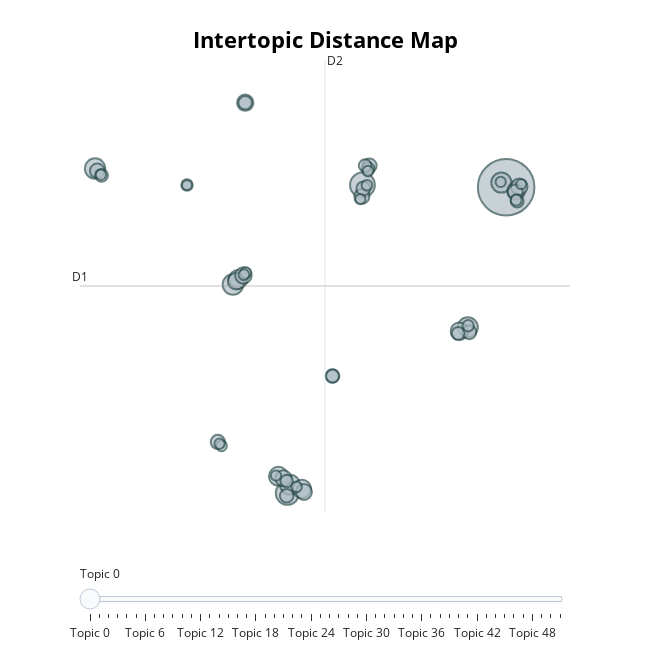

Notebook code for this chart:
### Code cell
topic_model.visualize_topics()

### Figure 1 — Plotly figure (JSON) as saved in the notebook; plotly's stock layout.template omitted (floating-point values rounded to 4 significant figures; data arrays with more than 128 entries replaced by an {"elided": "..."} marker saying what was removed)
{"data": [{"customdata": {"elided": "52x3 mixed values"}, "hovertemplate": "<b>Topic %{customdata[0]}</b><br>Words: %{customdata[1]}<br>Size: %{customdata[2]}", "legendgroup": "", "marker": {"color": "#B0BEC5", "line": {"color": "DarkSlateGrey", "width": 2}, "size": [364, 70, 61, 48, 47, 46, 46, 45, 41, 40, 38, 36, 35, 32, 31, 31, 30, 29, 29, 26, 25, 24, 23, 23, 22, 22, 21, 21, 21, 19, 19, 19, 19, 19, 18, 18, 15, 15, 14, 14, 13, 13, 13, 13, 13, 12, 12, 12, 12, 12, 11, 11], "sizemode": "area", "sizeref": 0.2275, "symbol": "circle"}, "mode": "markers", "name": "", "orientation": "v", "showlegend": false, "type": "scatter", "x": [18.68, 10.04, 5.524, 2.248, -6.044, 16.37, 18.39, 5.678, 4.983, 2.567, 6.396, 19.27, 15.87, 2.442, 19.46, 2.876, 2.986, 5.283, 6.519, 10.0, 19.23, -5.916, 1.34, 10.46, 10.09, 16.46, 5.481, 8.235, 2.985, 8.235, -5.658, 10.37, 15.8, 19.34, 10.2, 5.482, -0.5155, 16.39, 3.02, 19.28, 10.31, 1.56, 2.903, 10.37, 6.074, 4.835, 1.441, -5.692, 18.35, 9.909, -0.5159, 19.58], "xaxis": "x", "y": [11.38, 11.51, -6.008, 5.854, 12.44, 3.423, 11.64, -5.519, -5.047, 6.151, -5.766, 11.17, 3.196, 6.042, 11.41, 6.369, 16.18, -5.158, -5.932, 10.86, 11.11, 12.31, -3.092, 12.61, 11.31, 3.143, -6.15, 0.6522, 16.18, 0.6521, 12.06, 12.43, 3.077, 10.6, 12.61, -5.315, 11.5, 3.51, 6.518, 10.66, 11.49, -3.313, 6.411, 12.3, -5.64, -5.001, -3.194, 12.09, 11.68, 10.7, 11.5, 11.55], "yaxis": "y"}], "layout": {"annotations": [{"showarrow": false, "text": "D1", "x": -6.951, "y": 5.768, "yshift": 10}, {"showarrow": false, "text": "D2", "x": 7.784, "xshift": 10, "y": 18.61}], "height": 650, "hoverlabel": {"bgcolor": "white", "font": {"family": "Rockwell", "size": 16}}, "legend": {"itemsizing": "constant", "tracegroupgap": 0}, "margin": {"t": 60}, "shapes": [{"line": {"color": "#CFD8DC", "width": 2}, "type": "line", "x0": 7.784, "x1": 7.784, "y0": -7.073, "y1": 18.61}, {"line": {"color": "#9E9E9E", "width": 2}, "type": "line", "x0": -6.951, "x1": 22.52, "y0": 5.768, "y1": 5.768}], "sliders": [{"active": 0, "pad": {"t": 50}, "steps": [{"args": [{"marker.color": [["red", "#B0BEC5", "#B0BEC5", "#B0BEC5", "#B0BEC5", "#B0BEC5", "#B0BEC5", "#B0BEC5", "#B0BEC5", "#B0BEC5", "#B0BEC5", "#B0BEC5", "#B0BEC5", "#B0BEC5", "#B0BEC5", "#B0BEC5", "#B0BEC5", "#B0BEC5", "#B0BEC5", "#B0BEC5", "#B0BEC5", "#B0BEC5", "#B0BEC5", "#B0BEC5", "#B0BEC5", "#B0BEC5", "#B0BEC5", "#B0BEC5", "#B0BEC5", "#B0BEC5", "#B0BEC5", "#B0BEC5", "#B0BEC5", "#B0BEC5", "#B0BEC5", "#B0BEC5", "#B0BEC5", "#B0BEC5", "#B0BEC5", "#B0BEC5", "#B0BEC5", "#B0BEC5", "#B0BEC5", "#B0BEC5", "#B0BEC5", "#B0BEC5", "#B0BEC5", "#B0BEC5", "#B0BEC5", "#B0BEC5", "#B0BEC5", "#B0BEC5"]]}], "label": "Topic 0", "method": "update"}, {"args": [{"marker.color": [["#B0BEC5", "red", "#B0BEC5", "#B0BEC5", "#B0BEC5", "#B0BEC5", "#B0BEC5", "#B0BEC5", "#B0BEC5", "#B0BEC5", "#B0BEC5", "#B0BEC5", "#B0BEC5", "#B0BEC5", "#B0BEC5", "#B0BEC5", "#B0BEC5", "#B0BEC5", "#B0BEC5", "#B0BEC5", "#B0BEC5", "#B0BEC5", "#B0BEC5", "#B0BEC5", "#B0BEC5", "#B0BEC5", "#B0BEC5", "#B0BEC5", "#B0BEC5", "#B0BEC5", "#B0BEC5", "#B0BEC5", "#B0BEC5", "#B0BEC5", "#B0BEC5", "#B0BEC5", "#B0BEC5", "#B0BEC5", "#B0BEC5", "#B0BEC5", "#B0BEC5", "#B0BEC5", "#B0BEC5", "#B0BEC5", "#B0BEC5", "#B0BEC5", "#B0BEC5", "#B0BEC5", "#B0BEC5", "#B0BEC5", "#B0BEC5", "#B0BEC5"]]}], "label": "Topic 1", "method": "update"}, {"args": [{"marker.color": [["#B0BEC5", "#B0BEC5", "red", "#B0BEC5", "#B0BEC5", "#B0BEC5", "#B0BEC5", "#B0BEC5", "#B0BEC5", "#B0BEC5", "#B0BEC5", "#B0BEC5", "#B0BEC5", "#B0BEC5", "#B0BEC5", "#B0BEC5", "#B0BEC5", "#B0BEC5", "#B0BEC5", "#B0BEC5", "#B0BEC5", "#B0BEC5", "#B0BEC5", "#B0BEC5", "#B0BEC5", "#B0BEC5", "#B0BEC5", "#B0BEC5", "#B0BEC5", "#B0BEC5", "#B0BEC5", "#B0BEC5", "#B0BEC5", "#B0BEC5", "#B0BEC5", "#B0BEC5", "#B0BEC5", "#B0BEC5", "#B0BEC5", "#B0BEC5", "#B0BEC5", "#B0BEC5", "#B0BEC5", "#B0BEC5", "#B0BEC5", "#B0BEC5", "#B0BEC5", "#B0BEC5", "#B0BEC5", "#B0BEC5", "#B0BEC5", "#B0BEC5"]]}], "label": "Topic 2", "method": "update"}, {"args": [{"marker.color": [["#B0BEC5", "#B0BEC5", "#B0BEC5", "red", "#B0BEC5", "#B0BEC5", "#B0BEC5", "#B0BEC5", "#B0BEC5", "#B0BEC5", "#B0BEC5", "#B0BEC5", "#B0BEC5", "#B0BEC5", "#B0BEC5", "#B0BEC5", "#B0BEC5", "#B0BEC5", "#B0BEC5", "#B0BEC5", "#B0BEC5", "#B0BEC5", "#B0BEC5", "#B0BEC5", "#B0BEC5", "#B0BEC5", "#B0BEC5", "#B0BEC5", "#B0BEC5", "#B0BEC5", "#B0BEC5", "#B0BEC5", "#B0BEC5", "#B0BEC5", "#B0BEC5", "#B0BEC5", "#B0BEC5", "#B0BEC5", "#B0BEC5", "#B0BEC5", "#B0BEC5", "#B0BEC5", "#B0BEC5", "#B0BEC5", "#B0BEC5", "#B0BEC5", "#B0BEC5", "#B0BEC5", "#B0BEC5", "#B0BEC5", "#B0BEC5", "#B0BEC5"]]}], "label": "Topic 3", "method": "update"}, {"args": [{"marker.color": [["#B0BEC5", "#B0BEC5", "#B0BEC5", "#B0BEC5", "red", "#B0BEC5", "#B0BEC5", "#B0BEC5", "#B0BEC5", "#B0BEC5", "#B0BEC5", "#B0BEC5", "#B0BEC5", "#B0BEC5", "#B0BEC5", "#B0BEC5", "#B0BEC5", "#B0BEC5", "#B0BEC5", "#B0BEC5", "#B0BEC5", "#B0BEC5", "#B0BEC5", "#B0BEC5", "#B0BEC5", "#B0BEC5", "#B0BEC5", "#B0BEC5", "#B0BEC5", "#B0BEC5", "#B0BEC5", "#B0BEC5", "#B0BEC5", "#B0BEC5", "#B0BEC5", "#B0BEC5", "#B0BEC5", "#B0BEC5", "#B0BEC5", "#B0BEC5", "#B0BEC5", "#B0BEC5", "#B0BEC5", "#B0BEC5", "#B0BEC5", "#B0BEC5", "#B0BEC5", "#B0BEC5", "#B0BEC5", "#B0BEC5", "#B0BEC5", "#B0BEC5"]]}], "label": "Topic 4", "method": "update"}, {"args": [{"marker.color": [["#B0BEC5", "#B0BEC5", "#B0BEC5", "#B0BEC5", "#B0BEC5", "red", "#B0BEC5", "#B0BEC5", "#B0BEC5", "#B0BEC5", "#B0BEC5", "#B0BEC5", "#B0BEC5", "#B0BEC5", "#B0BEC5", "#B0BEC5", "#B0BEC5", "#B0BEC5", "#B0BEC5", "#B0BEC5", "#B0BEC5", "#B0BEC5", "#B0BEC5", "#B0BEC5", "#B0BEC5", "#B0BEC5", "#B0BEC5", "#B0BEC5", "#B0BEC5", "#B0BEC5", "#B0BEC5", "#B0BEC5", "#B0BEC5", "#B0BEC5", "#B0BEC5", "#B0BEC5", "#B0BEC5", "#B0BEC5", "#B0BEC5", "#B0BEC5", "#B0BEC5", "#B0BEC5", "#B0BEC5", "#B0BEC5", "#B0BEC5", "#B0BEC5", "#B0BEC5", "#B0BEC5", "#B0BEC5", "#B0BEC5", "#B0BEC5", "#B0BEC5"]]}], "label": "Topic 5", "method": "update"}, {"args": [{"marker.color": [["#B0BEC5", "#B0BEC5", "#B0BEC5", "#B0BEC5", "#B0BEC5", "#B0BEC5", "red", "#B0BEC5", "#B0BEC5", "#B0BEC5", "#B0BEC5", "#B0BEC5", "#B0BEC5", "#B0BEC5", "#B0BEC5", "#B0BEC5", "#B0BEC5", "#B0BEC5", "#B0BEC5", "#B0BEC5", "#B0BEC5", "#B0BEC5", "#B0BEC5", "#B0BEC5", "#B0BEC5", "#B0BEC5", "#B0BEC5", "#B0BEC5", "#B0BEC5", "#B0BEC5", "#B0BEC5", "#B0BEC5", "#B0BEC5", "#B0BEC5", "#B0BEC5", "#B0BEC5", "#B0BEC5", "#B0BEC5", "#B0BEC5", "#B0BEC5", "#B0BEC5", "#B0BEC5", "#B0BEC5", "#B0BEC5", "#B0BEC5", "#B0BEC5", "#B0BEC5", "#B0BEC5", "#B0BEC5", "#B0BEC5", "#B0BEC5", "#B0BEC5"]]}], "label": "Topic 6", "method": "update"}, {"args": [{"marker.color": [["#B0BEC5", "#B0BEC5", "#B0BEC5", "#B0BEC5", "#B0BEC5", "#B0BEC5", "#B0BEC5", "red", "#B0BEC5", "#B0BEC5", "#B0BEC5", "#B0BEC5", "#B0BEC5", "#B0BEC5", "#B0BEC5", "#B0BEC5", "#B0BEC5", "#B0BEC5", "#B0BEC5", "#B0BEC5", "#B0BEC5", "#B0BEC5", "#B0BEC5", "#B0BEC5", "#B0BEC5", "#B0BEC5", "#B0BEC5", "#B0BEC5", "#B0BEC5", "#B0BEC5", "#B0BEC5", "#B0BEC5", "#B0BEC5", "#B0BEC5", "#B0BEC5", "#B0BEC5", "#B0BEC5", "#B0BEC5", "#B0BEC5", "#B0BEC5", "#B0BEC5", "#B0BEC5", "#B0BEC5", "#B0BEC5", "#B0BEC5", "#B0BEC5", "#B0BEC5", "#B0BEC5", "#B0BEC5", "#B0BEC5", "#B0BEC5", "#B0BEC5"]]}], "label": "Topic 7", "method": "update"}, {"args": [{"marker.color": [["#B0BEC5", "#B0BEC5", "#B0BEC5", "#B0BEC5", "#B0BEC5", "#B0BEC5", "#B0BEC5", "#B0BEC5", "red", "#B0BEC5", "#B0BEC5", "#B0BEC5", "#B0BEC5", "#B0BEC5", "#B0BEC5", "#B0BEC5", "#B0BEC5", "#B0BEC5", "#B0BEC5", "#B0BEC5", "#B0BEC5", "#B0BEC5", "#B0BEC5", "#B0BEC5", "#B0BEC5", "#B0BEC5", "#B0BEC5", "#B0BEC5", "#B0BEC5", "#B0BEC5", "#B0BEC5", "#B0BEC5", "#B0BEC5", "#B0BEC5", "#B0BEC5", "#B0BEC5", "#B0BEC5", "#B0BEC5", "#B0BEC5", "#B0BEC5", "#B0BEC5", "#B0BEC5", "#B0BEC5", "#B0BEC5", "#B0BEC5", "#B0BEC5", "#B0BEC5", "#B0BEC5", "#B0BEC5", "#B0BEC5", "#B0BEC5", "#B0BEC5"]]}], "label": "Topic 8", "method": "update"}, {"args": [{"marker.color": [["#B0BEC5", "#B0BEC5", "#B0BEC5", "#B0BEC5", "#B0BEC5", "#B0BEC5", "#B0BEC5", "#B0BEC5", "#B0BEC5", "red", "#B0BEC5", "#B0BEC5", "#B0BEC5", "#B0BEC5", "#B0BEC5", "#B0BEC5", "#B0BEC5", "#B0BEC5", "#B0BEC5", "#B0BEC5", "#B0BEC5", "#B0BEC5", "#B0BEC5", "#B0BEC5", "#B0BEC5", "#B0BEC5", "#B0BEC5", "#B0BEC5", "#B0BEC5", "#B0BEC5", "#B0BEC5", "#B0BEC5", "#B0BEC5", "#B0BEC5", "#B0BEC5", "#B0BEC5", "#B0BEC5", "#B0BEC5", "#B0BEC5", "#B0BEC5", "#B0BEC5", "#B0BEC5", "#B0BEC5", "#B0BEC5", "#B0BEC5", "#B0BEC5", "#B0BEC5", "#B0BEC5", "#B0BEC5", "#B0BEC5", "#B0BEC5", "#B0BEC5"]]}], "label": "Topic 9", "method": "update"}, {"args": [{"marker.color": [["#B0BEC5", "#B0BEC5", "#B0BEC5", "#B0BEC5", "#B0BEC5", "#B0BEC5", "#B0BEC5", "#B0BEC5", "#B0BEC5", "#B0BEC5", "red", "#B0BEC5", "#B0BEC5", "#B0BEC5", "#B0BEC5", "#B0BEC5", "#B0BEC5", "#B0BEC5", "#B0BEC5", "#B0BEC5", "#B0BEC5", "#B0BEC5", "#B0BEC5", "#B0BEC5", "#B0BEC5", "#B0BEC5", "#B0BEC5", "#B0BEC5", "#B0BEC5", "#B0BEC5", "#B0BEC5", "#B0BEC5", "#B0BEC5", "#B0BEC5", "#B0BEC5", "#B0BEC5", "#B0BEC5", "#B0BEC5", "#B0BEC5", "#B0BEC5", "#B0BEC5", "#B0BEC5", "#B0BEC5", "#B0BEC5", "#B0BEC5", "#B0BEC5", "#B0BEC5", "#B0BEC5", "#B0BEC5", "#B0BEC5", "#B0BEC5", "#B0BEC5"]]}], "label": "Topic 10", "method": "update"}, {"args": [{"marker.color": [["#B0BEC5", "#B0BEC5", "#B0BEC5", "#B0BEC5", "#B0BEC5", "#B0BEC5", "#B0BEC5", "#B0BEC5", "#B0BEC5", "#B0BEC5", "#B0BEC5", "red", "#B0BEC5", "#B0BEC5", "#B0BEC5", "#B0BEC5", "#B0BEC5", "#B0BEC5", "#B0BEC5", "#B0BEC5", "#B0BEC5", "#B0BEC5", "#B0BEC5", "#B0BEC5", "#B0BEC5", "#B0BEC5", "#B0BEC5", "#B0BEC5", "#B0BEC5", "#B0BEC5", "#B0BEC5", "#B0BEC5", "#B0BEC5", "#B0BEC5", "#B0BEC5", "#B0BEC5", "#B0BEC5", "#B0BEC5", "#B0BEC5", "#B0BEC5", "#B0BEC5", "#B0BEC5", "#B0BEC5", "#B0BEC5", "#B0BEC5", "#B0BEC5", "#B0BEC5", "#B0BEC5", "#B0BEC5", "#B0BEC5", "#B0BEC5", "#B0BEC5"]]}], "label": "Topic 11", "method": "update"}, {"args": [{"marker.color": [["#B0BEC5", "#B0BEC5", "#B0BEC5", "#B0BEC5", "#B0BEC5", "#B0BEC5", "#B0BEC5", "#B0BEC5", "#B0BEC5", "#B0BEC5", "#B0BEC5", "#B0BEC5", "red", "#B0BEC5", "#B0BEC5", "#B0BEC5", "#B0BEC5", "#B0BEC5", "#B0BEC5", "#B0BEC5", "#B0BEC5", "#B0BEC5", "#B0BEC5", "#B0BEC5", "#B0BEC5", "#B0BEC5", "#B0BEC5", "#B0BEC5", "#B0BEC5", "#B0BEC5", "#B0BEC5", "#B0BEC5", "#B0BEC5", "#B0BEC5", "#B0BEC5", "#B0BEC5", "#B0BEC5", "#B0BEC5", "#B0BEC5", "#B0BEC5", "#B0BEC5", "#B0BEC5", "#B0BEC5", "#B0BEC5", "#B0BEC5", "#B0BEC5", "#B0BEC5", "#B0BEC5", "#B0BEC5", "#B0BEC5", "#B0BEC5", "#B0BEC5"]]}], "label": "Topic 12", "method": "update"}, {"args": [{"marker.color": [["#B0BEC5", "#B0BEC5", "#B0BEC5", "#B0BEC5", "#B0BEC5", "#B0BEC5", "#B0BEC5", "#B0BEC5", "#B0BEC5", "#B0BEC5", "#B0BEC5", "#B0BEC5", "#B0BEC5", "red", "#B0BEC5", "#B0BEC5", "#B0BEC5", "#B0BEC5", "#B0BEC5", "#B0BEC5", "#B0BEC5", "#B0BEC5", "#B0BEC5", "#B0BEC5", "#B0BEC5", "#B0BEC5", "#B0BEC5", "#B0BEC5", "#B0BEC5", "#B0BEC5", "#B0BEC5", "#B0BEC5", "#B0BEC5", "#B0BEC5", "#B0BEC5", "#B0BEC5", "#B0BEC5", "#B0BEC5", "#B0BEC5", "#B0BEC5", "#B0BEC5", "#B0BEC5", "#B0BEC5", "#B0BEC5", "#B0BEC5", "#B0BEC5", "#B0BEC5", "#B0BEC5", "#B0BEC5", "#B0BEC5", "#B0BEC5", "#B0BEC5"]]}], "label": "Topic 13", "method": "update"}, {"args": [{"marker.color": [["#B0BEC5", "#B0BEC5", "#B0BEC5", "#B0BEC5", "#B0BEC5", "#B0BEC5", "#B0BEC5", "#B0BEC5", "#B0BEC5", "#B0BEC5", "#B0BEC5", "#B0BEC5", "#B0BEC5", "#B0BEC5", "red", "#B0BEC5", "#B0BEC5", "#B0BEC5", "#B0BEC5", "#B0BEC5", "#B0BEC5", "#B0BEC5", "#B0BEC5", "#B0BEC5", "#B0BEC5", "#B0BEC5", "#B0BEC5", "#B0BEC5", "#B0BEC5", "#B0BEC5", "#B0BEC5", "#B0BEC5", "#B0BEC5", "#B0BEC5", "#B0BEC5", "#B0BEC5", "#B0BEC5", "#B0BEC5", "#B0BEC5", "#B0BEC5", "#B0BEC5", "#B0BEC5", "#B0BEC5", "#B0BEC5", "#B0BEC5", "#B0BEC5", "#B0BEC5", "#B0BEC5", "#B0BEC5", "#B0BEC5", "#B0BEC5", "#B0BEC5"]]}], "label": "Topic 14", "method": "update"}, {"args": [{"marker.color": [["#B0BEC5", "#B0BEC5", "#B0BEC5", "#B0BEC5", "#B0BEC5", "#B0BEC5", "#B0BEC5", "#B0BEC5", "#B0BEC5", "#B0BEC5", "#B0BEC5", "#B0BEC5", "#B0BEC5", "#B0BEC5", "#B0BEC5", "red", "#B0BEC5", "#B0BEC5", "#B0BEC5", "#B0BEC5", "#B0BEC5", "#B0BEC5", "#B0BEC5", "#B0BEC5", "#B0BEC5", "#B0BEC5", "#B0BEC5", "#B0BEC5", "#B0BEC5", "#B0BEC5", "#B0BEC5", "#B0BEC5", "#B0BEC5", "#B0BEC5", "#B0BEC5", "#B0BEC5", "#B0BEC5", "#B0BEC5", "#B0BEC5", "#B0BEC5", "#B0BEC5", "#B0BEC5", "#B0BEC5", "#B0BEC5", "#B0BEC5", "#B0BEC5", "#B0BEC5", "#B0BEC5", "#B0BEC5", "#B0BEC5", "#B0BEC5", "#B0BEC5"]]}], "label": "Topic 15", "method": "update"}, {"args": [{"marker.color": [["#B0BEC5", "#B0BEC5", "#B0BEC5", "#B0BEC5", "#B0BEC5", "#B0BEC5", "#B0BEC5", "#B0BEC5", "#B0BEC5", "#B0BEC5", "#B0BEC5", "#B0BEC5", "#B0BEC5", "#B0BEC5", "#B0BEC5", "#B0BEC5", "red", "#B0BEC5", "#B0BEC5", "#B0BEC5", "#B0BEC5", "#B0BEC5", "#B0BEC5", "#B0BEC5", "#B0BEC5", "#B0BEC5", "#B0BEC5", "#B0BEC5", "#B0BEC5", "#B0BEC5", "#B0BEC5", "#B0BEC5", "#B0BEC5", "#B0BEC5", "#B0BEC5", "#B0BEC5", "#B0BEC5", "#B0BEC5", "#B0BEC5", "#B0BEC5", "#B0BEC5", "#B0BEC5", "#B0BEC5", "#B0BEC5", "#B0BEC5", "#B0BEC5", "#B0BEC5", "#B0BEC5", "#B0BEC5", "#B0BEC5", "#B0BEC5", "#B0BEC5"]]}], "label": "Topic 16", "method": "update"}, {"args": [{"marker.color": [["#B0BEC5", "#B0BEC5", "#B0BEC5", "#B0BEC5", "#B0BEC5", "#B0BEC5", "#B0BEC5", "#B0BEC5", "#B0BEC5", "#B0BEC5", "#B0BEC5", "#B0BEC5", "#B0BEC5", "#B0BEC5", "#B0BEC5", "#B0BEC5", "#B0BEC5", "red", "#B0BEC5", "#B0BEC5", "#B0BEC5", "#B0BEC5", "#B0BEC5", "#B0BEC5", "#B0BEC5", "#B0BEC5", "#B0BEC5", "#B0BEC5", "#B0BEC5", "#B0BEC5", "#B0BEC5", "#B0BEC5", "#B0BEC5", "#B0BEC5", "#B0BEC5", "#B0BEC5", "#B0BEC5", "#B0BEC5", "#B0BEC5", "#B0BEC5", "#B0BEC5", "#B0BEC5", "#B0BEC5", "#B0BEC5", "#B0BEC5", "#B0BEC5", "#B0BEC5", "#B0BEC5", "#B0BEC5", "#B0BEC5", "#B0BEC5", "#B0BEC5"]]}], "label": "Topic 17", "method": "update"}, {"args": [{"marker.color": [["#B0BEC5", "#B0BEC5", "#B0BEC5", "#B0BEC5", "#B0BEC5", "#B0BEC5", "#B0BEC5", "#B0BEC5", "#B0BEC5", "#B0BEC5", "#B0BEC5", "#B0BEC5", "#B0BEC5", "#B0BEC5", "#B0BEC5", "#B0BEC5", "#B0BEC5", "#B0BEC5", "red", "#B0BEC5", "#B0BEC5", "#B0BEC5", "#B0BEC5", "#B0BEC5", "#B0BEC5", "#B0BEC5", "#B0BEC5", "#B0BEC5", "#B0BEC5", "#B0BEC5", "#B0BEC5", "#B0BEC5", "#B0BEC5", "#B0BEC5", "#B0BEC5", "#B0BEC5", "#B0BEC5", "#B0BEC5", "#B0BEC5", "#B0BEC5", "#B0BEC5", "#B0BEC5", "#B0BEC5", "#B0BEC5", "#B0BEC5", "#B0BEC5", "#B0BEC5", "#B0BEC5", "#B0BEC5", "#B0BEC5", "#B0BEC5", "#B0BEC5"]]}], "label": "Topic 18", "method": "update"}, {"args": [{"marker.color": [["#B0BEC5", "#B0BEC5", "#B0BEC5", "#B0BEC5", "#B0BEC5", "#B0BEC5", "#B0BEC5", "#B0BEC5", "#B0BEC5", "#B0BEC5", "#B0BEC5", "#B0BEC5", "#B0BEC5", "#B0BEC5", "#B0BEC5", "#B0BEC5", "#B0BEC5", "#B0BEC5", "#B0BEC5", "red", "#B0BEC5", "#B0BEC5", "#B0BEC5", "#B0BEC5", "#B0BEC5", "#B0BEC5", "#B0BEC5", "#B0BEC5", "#B0BEC5", "#B0BEC5", "#B0BEC5", "#B0BEC5", "#B0BEC5", "#B0BEC5", "#B0BEC5", "#B0BEC5", "#B0BEC5", "#B0BEC5", "#B0BEC5", "#B0BEC5", "#B0BEC5", "#B0BEC5", "#B0BEC5", "#B0BEC5", "#B0BEC5", "#B0BEC5", "#B0BEC5", "#B0BEC5", "#B0BEC5", "#B0BEC5", "#B0BEC5", "#B0BEC5"]]}], "label": "Topic 19", "method": "update"}, {"args": [{"marker.color": [["#B0BEC5", "#B0BEC5", "#B0BEC5", "#B0BEC5", "#B0BEC5", "#B0BEC5", "#B0BEC5", "#B0BEC5", "#B0BEC5", "#B0BEC5", "#B0BEC5", "#B0BEC5", "#B0BEC5", "#B0BEC5", "#B0BEC5", "#B0BEC5", "#B0BEC5", "#B0BEC5", "#B0BEC5", "#B0BEC5", "red", "#B0BEC5", "#B0BEC5", "#B0BEC5", "#B0BEC5", "#B0BEC5", "#B0BEC5", "#B0BEC5", "#B0BEC5", "#B0BEC5", "#B0BEC5", "#B0BEC5", "#B0BEC5", "#B0BEC5", "#B0BEC5", "#B0BEC5", "#B0BEC5", "#B0BEC5", "#B0BEC5", "#B0BEC5", "#B0BEC5", "#B0BEC5", "#B0BEC5", "#B0BEC5", "#B0BEC5", "#B0BEC5", "#B0BEC5", "#B0BEC5", "#B0BEC5", "#B0BEC5", "#B0BEC5", "#B0BEC5"]]}], "label": "Topic 20", "method": "update"}, {"args": [{"marker.color": [["#B0BEC5", "#B0BEC5", "#B0BEC5", "#B0BEC5", "#B0BEC5", "#B0BEC5", "#B0BEC5", "#B0BEC5", "#B0BEC5", "#B0BEC5", "#B0BEC5", "#B0BEC5", "#B0BEC5", "#B0BEC5", "#B0BEC5", "#B0BEC5", "#B0BEC5", "#B0BEC5", "#B0BEC5", "#B0BEC5", "#B0BEC5", "red", "#B0BEC5", "#B0BEC5", "#B0BEC5", "#B0BEC5", "#B0BEC5", "#B0BEC5", "#B0BEC5", "#B0BEC5", "#B0BEC5", "#B0BEC5", "#B0BEC5", "#B0BEC5", "#B0BEC5", "#B0BEC5", "#B0BEC5", "#B0BEC5", "#B0BEC5", "#B0BEC5", "#B0BEC5", "#B0BEC5", "#B0BEC5", "#B0BEC5", "#B0BEC5", "#B0BEC5", "#B0BEC5", "#B0BEC5", "#B0BEC5", "#B0BEC5", "#B0BEC5", "#B0BEC5"]]}], "label": "Topic 21", "method": "update"}, {"args": [{"marker.color": [["#B0BEC5", "#B0BEC5", "#B0BEC5", "#B0BEC5", "#B0BEC5", "#B0BEC5", "#B0BEC5", "#B0BEC5", "#B0BEC5", "#B0BEC5", "#B0BEC5", "#B0BEC5", "#B0BEC5", "#B0BEC5", "#B0BEC5", "#B0BEC5", "#B0BEC5", "#B0BEC5", "#B0BEC5", "#B0BEC5", "#B0BEC5", "#B0BEC5", "red", "#B0BEC5", "#B0BEC5", "#B0BEC5", "#B0BEC5", "#B0BEC5", "#B0BEC5", "#B0BEC5", "#B0BEC5", "#B0BEC5", "#B0BEC5", "#B0BEC5", "#B0BEC5", "#B0BEC5", "#B0BEC5", "#B0BEC5", "#B0BEC5", "#B0BEC5", "#B0BEC5", "#B0BEC5", "#B0BEC5", "#B0BEC5", "#B0BEC5", "#B0BEC5", "#B0BEC5", "#B0BEC5", "#B0BEC5", "#B0BEC5", "#B0BEC5", "#B0BEC5"]]}], "label": "Topic 22", "method": "update"}, {"args": [{"marker.color": [["#B0BEC5", "#B0BEC5", "#B0BEC5", "#B0BEC5", "#B0BEC5", "#B0BEC5", "#B0BEC5", "#B0BEC5", "#B0BEC5", "#B0BEC5", "#B0BEC5", "#B0BEC5", "#B0BEC5", "#B0BEC5", "#B0BEC5", "#B0BEC5", "#B0BEC5", "#B0BEC5", "#B0BEC5", "#B0BEC5", "#B0BEC5", "#B0BEC5", "#B0BEC5", "red", "#B0BEC5", "#B0BEC5", "#B0BEC5", "#B0BEC5", "#B0BEC5", "#B0BEC5", "#B0BEC5", "#B0BEC5", "#B0BEC5", "#B0BEC5", "#B0BEC5", "#B0BEC5", "#B0BEC5", "#B0BEC5", "#B0BEC5", "#B0BEC5", "#B0BEC5", "#B0BEC5", "#B0BEC5", "#B0BEC5", "#B0BEC5", "#B0BEC5", "#B0BEC5", "#B0BEC5", "#B0BEC5", "#B0BEC5", "#B0BEC5", "#B0BEC5"]]}], "label": "Topic 23", "method": "update"}, {"args": [{"marker.color": [["#B0BEC5", "#B0BEC5", "#B0BEC5", "#B0BEC5", "#B0BEC5", "#B0BEC5", "#B0BEC5", "#B0BEC5", "#B0BEC5", "#B0BEC5", "#B0BEC5", "#B0BEC5", "#B0BEC5", "#B0BEC5", "#B0BEC5", "#B0BEC5", "#B0BEC5", "#B0BEC5", "#B0BEC5", "#B0BEC5", "#B0BEC5", "#B0BEC5", "#B0BEC5", "#B0BEC5", "red", "#B0BEC5", "#B0BEC5", "#B0BEC5", "#B0BEC5", "#B0BEC5", "#B0BEC5", "#B0BEC5", "#B0BEC5", "#B0BEC5", "#B0BEC5", "#B0BEC5", "#B0BEC5", "#B0BEC5", "#B0BEC5", "#B0BEC5", "#B0BEC5", "#B0BEC5", "#B0BEC5", "#B0BEC5", "#B0BEC5", "#B0BEC5", "#B0BEC5", "#B0BEC5", "#B0BEC5", "#B0BEC5", "#B0BEC5", "#B0BEC5"]]}], "label": "Topic 24", "method": "update"}, {"args": [{"marker.color": [["#B0BEC5", "#B0BEC5", "#B0BEC5", "#B0BEC5", "#B0BEC5", "#B0BEC5", "#B0BEC5", "#B0BEC5", "#B0BEC5", "#B0BEC5", "#B0BEC5", "#B0BEC5", "#B0BEC5", "#B0BEC5", "#B0BEC5", "#B0BEC5", "#B0BEC5", "#B0BEC5", "#B0BEC5", "#B0BEC5", "#B0BEC5", "#B0BEC5", "#B0BEC5", "#B0BEC5", "#B0BEC5", "red", "#B0BEC5", "#B0BEC5", "#B0BEC5", "#B0BEC5", "#B0BEC5", "#B0BEC5", "#B0BEC5", "#B0BEC5", "#B0BEC5", "#B0BEC5", "#B0BEC5", "#B0BEC5", "#B0BEC5", "#B0BEC5", "#B0BEC5", "#B0BEC5", "#B0BEC5", "#B0BEC5", "#B0BEC5", "#B0BEC5", "#B0BEC5", "#B0BEC5", "#B0BEC5", "#B0BEC5", "#B0BEC5", "#B0BEC5"]]}], "label": "Topic 25", "method": "update"}, {"args": [{"marker.color": [["#B0BEC5", "#B0BEC5", "#B0BEC5", "#B0BEC5", "#B0BEC5", "#B0BEC5", "#B0BEC5", "#B0BEC5", "#B0BEC5", "#B0BEC5", "#B0BEC5", "#B0BEC5", "#B0BEC5", "#B0BEC5", "#B0BEC5", "#B0BEC5", "#B0BEC5", "#B0BEC5", "#B0BEC5", "#B0BEC5", "#B0BEC5", "#B0BEC5", "#B0BEC5", "#B0BEC5", "#B0BEC5", "#B0BEC5", "red", "#B0BEC5", "#B0BEC5", "#B0BEC5", "#B0BEC5", "#B0BEC5", "#B0BEC5", "#B0BEC5", "#B0BEC5", "#B0BEC5", "#B0BEC5", "#B0BEC5", "#B0BEC5", "#B0BEC5", "#B0BEC5", "#B0BEC5", "#B0BEC5", "#B0BEC5", "#B0BEC5", "#B0BEC5", "#B0BEC5", "#B0BEC5", "#B0BEC5", "#B0BEC5", "#B0BEC5", "#B0BEC5"]]}], "label": "Topic 26", "method": "update"}, {"args": [{"marker.color": [["#B0BEC5", "#B0BEC5", "#B0BEC5", "#B0BEC5", "#B0BEC5", "#B0BEC5", "#B0BEC5", "#B0BEC5", "#B0BEC5", "#B0BEC5", "#B0BEC5", "#B0BEC5", "#B0BEC5", "#B0BEC5", "#B0BEC5", "#B0BEC5", "#B0BEC5", "#B0BEC5", "#B0BEC5", "#B0BEC5", "#B0BEC5", "#B0BEC5", "#B0BEC5", "#B0BEC5", "#B0BEC5", "#B0BEC5", "#B0BEC5", "red", "#B0BEC5", "#B0BEC5", "#B0BEC5", "#B0BEC5", "#B0BEC5", "#B0BEC5", "#B0BEC5", "#B0BEC5", "#B0BEC5", "#B0BEC5", "#B0BEC5", "#B0BEC5", "#B0BEC5", "#B0BEC5", "#B0BEC5", "#B0BEC5", "#B0BEC5", "#B0BEC5", "#B0BEC5", "#B0BEC5", "#B0BEC5", "#B0BEC5", "#B0BEC5", "#B0BEC5"]]}], "label": "Topic 27", "method": "update"}, {"args": [{"marker.color": [["#B0BEC5", "#B0BEC5", "#B0BEC5", "#B0BEC5", "#B0BEC5", "#B0BEC5", "#B0BEC5", "#B0BEC5", "#B0BEC5", "#B0BEC5", "#B0BEC5", "#B0BEC5", "#B0BEC5", "#B0BEC5", "#B0BEC5", "#B0BEC5", "#B0BEC5", "#B0BEC5", "#B0BEC5", "#B0BEC5", "#B0BEC5", "#B0BEC5", "#B0BEC5", "#B0BEC5", "#B0BEC5", "#B0BEC5", "#B0BEC5", "#B0BEC5", "red", "#B0BEC5", "#B0BEC5", "#B0BEC5", "#B0BEC5", "#B0BEC5", "#B0BEC5", "#B0BEC5", "#B0BEC5", "#B0BEC5", "#B0BEC5", "#B0BEC5", "#B0BEC5", "#B0BEC5", "#B0BEC5", "#B0BEC5", "#B0BEC5", "#B0BEC5", "#B0BEC5", "#B0BEC5", "#B0BEC5", "#B0BEC5", "#B0BEC5", "#B0BEC5"]]}], "label": "Topic 28", "method": "update"}, {"args": [{"marker.color": [["#B0BEC5", "#B0BEC5", "#B0BEC5", "#B0BEC5", "#B0BEC5", "#B0BEC5", "#B0BEC5", "#B0BEC5", "#B0BEC5", "#B0BEC5", "#B0BEC5", "#B0BEC5", "#B0BEC5", "#B0BEC5", "#B0BEC5", "#B0BEC5", "#B0BEC5", "#B0BEC5", "#B0BEC5", "#B0BEC5", "#B0BEC5", "#B0BEC5", "#B0BEC5", "#B0BEC5", "#B0BEC5", "#B0BEC5", "#B0BEC5", "#B0BEC5", "#B0BEC5", "red", "#B0BEC5", "#B0BEC5", "#B0BEC5", "#B0BEC5", "#B0BEC5", "#B0BEC5", "#B0BEC5", "#B0BEC5", "#B0BEC5", "#B0BEC5", "#B0BEC5", "#B0BEC5", "#B0BEC5", "#B0BEC5", "#B0BEC5", "#B0BEC5", "#B0BEC5", "#B0BEC5", "#B0BEC5", "#B0BEC5", "#B0BEC5", "#B0BEC5"]]}], "label": "Topic 29", "method": "update"}, {"args": [{"marker.color": [["#B0BEC5", "#B0BEC5", "#B0BEC5", "#B0BEC5", "#B0BEC5", "#B0BEC5", "#B0BEC5", "#B0BEC5", "#B0BEC5", "#B0BEC5", "#B0BEC5", "#B0BEC5", "#B0BEC5", "#B0BEC5", "#B0BEC5", "#B0BEC5", "#B0BEC5", "#B0BEC5", "#B0BEC5", "#B0BEC5", "#B0BEC5", "#B0BEC5", "#B0BEC5", "#B0BEC5", "#B0BEC5", "#B0BEC5", "#B0BEC5", "#B0BEC5", "#B0BEC5", "#B0BEC5", "red", "#B0BEC5", "#B0BEC5", "#B0BEC5", "#B0BEC5", "#B0BEC5", "#B0BEC5", "#B0BEC5", "#B0BEC5", "#B0BEC5", "#B0BEC5", "#B0BEC5", "#B0BEC5", "#B0BEC5", "#B0BEC5", "#B0BEC5", "#B0BEC5", "#B0BEC5", "#B0BEC5", "#B0BEC5", "#B0BEC5", "#B0BEC5"]]}], "label": "Topic 30", "method": "update"}, {"args": [{"marker.color": [["#B0BEC5", "#B0BEC5", "#B0BEC5", "#B0BEC5", "#B0BEC5", "#B0BEC5", "#B0BEC5", "#B0BEC5", "#B0BEC5", "#B0BEC5", "#B0BEC5", "#B0BEC5", "#B0BEC5", "#B0BEC5", "#B0BEC5", "#B0BEC5", "#B0BEC5", "#B0BEC5", "#B0BEC5", "#B0BEC5", "#B0BEC5", "#B0BEC5", "#B0BEC5", "#B0BEC5", "#B0BEC5", "#B0BEC5", "#B0BEC5", "#B0BEC5", "#B0BEC5", "#B0BEC5", "#B0BEC5", "red", "#B0BEC5", "#B0BEC5", "#B0BEC5", "#B0BEC5", "#B0BEC5", "#B0BEC5", "#B0BEC5", "#B0BEC5", "#B0BEC5", "#B0BEC5", "#B0BEC5", "#B0BEC5", "#B0BEC5", "#B0BEC5", "#B0BEC5", "#B0BEC5", "#B0BEC5", "#B0BEC5", "#B0BEC5", "#B0BEC5"]]}], "label": "Topic 31", "method": "update"}, {"args": [{"marker.color": [["#B0BEC5", "#B0BEC5", "#B0BEC5", "#B0BEC5", "#B0BEC5", "#B0BEC5", "#B0BEC5", "#B0BEC5", "#B0BEC5", "#B0BEC5", "#B0BEC5", "#B0BEC5", "#B0BEC5", "#B0BEC5", "#B0BEC5", "#B0BEC5", "#B0BEC5", "#B0BEC5", "#B0BEC5", "#B0BEC5", "#B0BEC5", "#B0BEC5", "#B0BEC5", "#B0BEC5", "#B0BEC5", "#B0BEC5", "#B0BEC5", "#B0BEC5", "#B0BEC5", "#B0BEC5", "#B0BEC5", "#B0BEC5", "red", "#B0BEC5", "#B0BEC5", "#B0BEC5", "#B0BEC5", "#B0BEC5", "#B0BEC5", "#B0BEC5", "#B0BEC5", "#B0BEC5", "#B0BEC5", "#B0BEC5", "#B0BEC5", "#B0BEC5", "#B0BEC5", "#B0BEC5", "#B0BEC5", "#B0BEC5", "#B0BEC5", "#B0BEC5"]]}], "label": "Topic 32", "method": "update"}, {"args": [{"marker.color": [["#B0BEC5", "#B0BEC5", "#B0BEC5", "#B0BEC5", "#B0BEC5", "#B0BEC5", "#B0BEC5", "#B0BEC5", "#B0BEC5", "#B0BEC5", "#B0BEC5", "#B0BEC5", "#B0BEC5", "#B0BEC5", "#B0BEC5", "#B0BEC5", "#B0BEC5", "#B0BEC5", "#B0BEC5", "#B0BEC5", "#B0BEC5", "#B0BEC5", "#B0BEC5", "#B0BEC5", "#B0BEC5", "#B0BEC5", "#B0BEC5", "#B0BEC5", "#B0BEC5", "#B0BEC5", "#B0BEC5", "#B0BEC5", "#B0BEC5", "red", "#B0BEC5", "#B0BEC5", "#B0BEC5", "#B0BEC5", "#B0BEC5", "#B0BEC5", "#B0BEC5", "#B0BEC5", "#B0BEC5", "#B0BEC5", "#B0BEC5", "#B0BEC5", "#B0BEC5", "#B0BEC5", "#B0BEC5", "#B0BEC5", "#B0BEC5", "#B0BEC5"]]}], "label": "Topic 33", "method": "update"}, {"args": [{"marker.color": [["#B0BEC5", "#B0BEC5", "#B0BEC5", "#B0BEC5", "#B0BEC5", "#B0BEC5", "#B0BEC5", "#B0BEC5", "#B0BEC5", "#B0BEC5", "#B0BEC5", "#B0BEC5", "#B0BEC5", "#B0BEC5", "#B0BEC5", "#B0BEC5", "#B0BEC5", "#B0BEC5", "#B0BEC5", "#B0BEC5", "#B0BEC5", "#B0BEC5", "#B0BEC5", "#B0BEC5", "#B0BEC5", "#B0BEC5", "#B0BEC5", "#B0BEC5", "#B0BEC5", "#B0BEC5", "#B0BEC5", "#B0BEC5", "#B0BEC5", "#B0BEC5", "red", "#B0BEC5", "#B0BEC5", "#B0BEC5", "#B0BEC5", "#B0BEC5", "#B0BEC5", "#B0BEC5", "#B0BEC5", "#B0BEC5", "#B0BEC5", "#B0BEC5", "#B0BEC5", "#B0BEC5", "#B0BEC5", "#B0BEC5", "#B0BEC5", "#B0BEC5"]]}], "label": "Topic 34", "method": "update"}, {"args": [{"marker.color": [["#B0BEC5", "#B0BEC5", "#B0BEC5", "#B0BEC5", "#B0BEC5", "#B0BEC5", "#B0BEC5", "#B0BEC5", "#B0BEC5", "#B0BEC5", "#B0BEC5", "#B0BEC5", "#B0BEC5", "#B0BEC5", "#B0BEC5", "#B0BEC5", "#B0BEC5", "#B0BEC5", "#B0BEC5", "#B0BEC5", "#B0BEC5", "#B0BEC5", "#B0BEC5", "#B0BEC5", "#B0BEC5", "#B0BEC5", "#B0BEC5", "#B0BEC5", "#B0BEC5", "#B0BEC5", "#B0BEC5", "#B0BEC5", "#B0BEC5", "#B0BEC5", "#B0BEC5", "red", "#B0BEC5", "#B0BEC5", "#B0BEC5", "#B0BEC5", "#B0BEC5", "#B0BEC5", "#B0BEC5", "#B0BEC5", "#B0BEC5", "#B0BEC5", "#B0BEC5", "#B0BEC5", "#B0BEC5", "#B0BEC5", "#B0BEC5", "#B0BEC5"]]}], "label": "Topic 35", "method": "update"}, {"args": [{"marker.color": [["#B0BEC5", "#B0BEC5", "#B0BEC5", "#B0BEC5", "#B0BEC5", "#B0BEC5", "#B0BEC5", "#B0BEC5", "#B0BEC5", "#B0BEC5", "#B0BEC5", "#B0BEC5", "#B0BEC5", "#B0BEC5", "#B0BEC5", "#B0BEC5", "#B0BEC5", "#B0BEC5", "#B0BEC5", "#B0BEC5", "#B0BEC5", "#B0BEC5", "#B0BEC5", "#B0BEC5", "#B0BEC5", "#B0BEC5", "#B0BEC5", "#B0BEC5", "#B0BEC5", "#B0BEC5", "#B0BEC5", "#B0BEC5", "#B0BEC5", "#B0BEC5", "#B0BEC5", "#B0BEC5", "red", "#B0BEC5", "#B0BEC5", "#B0BEC5", "#B0BEC5", "#B0BEC5", "#B0BEC5", "#B0BEC5", "#B0BEC5", "#B0BEC5", "#B0BEC5", "#B0BEC5", "#B0BEC5", "#B0BEC5", "#B0BEC5", "#B0BEC5"]]}], "label": "Topic 36", "method": "update"}, {"args": [{"marker.color": [["#B0BEC5", "#B0BEC5", "#B0BEC5", "#B0BEC5", "#B0BEC5", "#B0BEC5", "#B0BEC5", "#B0BEC5", "#B0BEC5", "#B0BEC5", "#B0BEC5", "#B0BEC5", "#B0BEC5", "#B0BEC5", "#B0BEC5", "#B0BEC5", "#B0BEC5", "#B0BEC5", "#B0BEC5", "#B0BEC5", "#B0BEC5", "#B0BEC5", "#B0BEC5", "#B0BEC5", "#B0BEC5", "#B0BEC5", "#B0BEC5", "#B0BEC5", "#B0BEC5", "#B0BEC5", "#B0BEC5", "#B0BEC5", "#B0BEC5", "#B0BEC5", "#B0BEC5", "#B0BEC5", "#B0BEC5", "red", "#B0BEC5", "#B0BEC5", "#B0BEC5", "#B0BEC5", "#B0BEC5", "#B0BEC5", "#B0BEC5", "#B0BEC5", "#B0BEC5", "#B0BEC5", "#B0BEC5", "#B0BEC5", "#B0BEC5", "#B0BEC5"]]}], "label": "Topic 37", "method": "update"}, {"args": [{"marker.color": [["#B0BEC5", "#B0BEC5", "#B0BEC5", "#B0BEC5", "#B0BEC5", "#B0BEC5", "#B0BEC5", "#B0BEC5", "#B0BEC5", "#B0BEC5", "#B0BEC5", "#B0BEC5", "#B0BEC5", "#B0BEC5", "#B0BEC5", "#B0BEC5", "#B0BEC5", "#B0BEC5", "#B0BEC5", "#B0BEC5", "#B0BEC5", "#B0BEC5", "#B0BEC5", "#B0BEC5", "#B0BEC5", "#B0BEC5", "#B0BEC5", "#B0BEC5", "#B0BEC5", "#B0BEC5", "#B0BEC5", "#B0BEC5", "#B0BEC5", "#B0BEC5", "#B0BEC5", "#B0BEC5", "#B0BEC5", "#B0BEC5", "red", "#B0BEC5", "#B0BEC5", "#B0BEC5", "#B0BEC5", "#B0BEC5", "#B0BEC5", "#B0BEC5", "#B0BEC5", "#B0BEC5", "#B0BEC5", "#B0BEC5", "#B0BEC5", "#B0BEC5"]]}], "label": "Topic 38", "method": "update"}, {"args": [{"marker.color": [["#B0BEC5", "#B0BEC5", "#B0BEC5", "#B0BEC5", "#B0BEC5", "#B0BEC5", "#B0BEC5", "#B0BEC5", "#B0BEC5", "#B0BEC5", "#B0BEC5", "#B0BEC5", "#B0BEC5", "#B0BEC5", "#B0BEC5", "#B0BEC5", "#B0BEC5", "#B0BEC5", "#B0BEC5", "#B0BEC5", "#B0BEC5", "#B0BEC5", "#B0BEC5", "#B0BEC5", "#B0BEC5", "#B0BEC5", "#B0BEC5", "#B0BEC5", "#B0BEC5", "#B0BEC5", "#B0BEC5", "#B0BEC5", "#B0BEC5", "#B0BEC5", "#B0BEC5", "#B0BEC5", "#B0BEC5", "#B0BEC5", "#B0BEC5", "red", "#B0BEC5", "#B0BEC5", "#B0BEC5", "#B0BEC5", "#B0BEC5", "#B0BEC5", "#B0BEC5", "#B0BEC5", "#B0BEC5", "#B0BEC5", "#B0BEC5", "#B0BEC5"]]}], "label": "Topic 39", "method": "update"}, {"args": [{"marker.color": [["#B0BEC5", "#B0BEC5", "#B0BEC5", "#B0BEC5", "#B0BEC5", "#B0BEC5", "#B0BEC5", "#B0BEC5", "#B0BEC5", "#B0BEC5", "#B0BEC5", "#B0BEC5", "#B0BEC5", "#B0BEC5", "#B0BEC5", "#B0BEC5", "#B0BEC5", "#B0BEC5", "#B0BEC5", "#B0BEC5", "#B0BEC5", "#B0BEC5", "#B0BEC5", "#B0BEC5", "#B0BEC5", "#B0BEC5", "#B0BEC5", "#B0BEC5", "#B0BEC5", "#B0BEC5", "#B0BEC5", "#B0BEC5", "#B0BEC5", "#B0BEC5", "#B0BEC5", "#B0BEC5", "#B0BEC5", "#B0BEC5", "#B0BEC5", "#B0BEC5", "red", "#B0BEC5", "#B0BEC5", "#B0BEC5", "#B0BEC5", "#B0BEC5", "#B0BEC5", "#B0BEC5", "#B0BEC5", "#B0BEC5", "#B0BEC5", "#B0BEC5"]]}], "label": "Topic 40", "method": "update"}, {"args": [{"marker.color": [["#B0BEC5", "#B0BEC5", "#B0BEC5", "#B0BEC5", "#B0BEC5", "#B0BEC5", "#B0BEC5", "#B0BEC5", "#B0BEC5", "#B0BEC5", "#B0BEC5", "#B0BEC5", "#B0BEC5", "#B0BEC5", "#B0BEC5", "#B0BEC5", "#B0BEC5", "#B0BEC5", "#B0BEC5", "#B0BEC5", "#B0BEC5", "#B0BEC5", "#B0BEC5", "#B0BEC5", "#B0BEC5", "#B0BEC5", "#B0BEC5", "#B0BEC5", "#B0BEC5", "#B0BEC5", "#B0BEC5", "#B0BEC5", "#B0BEC5", "#B0BEC5", "#B0BEC5", "#B0BEC5", "#B0BEC5", "#B0BEC5", "#B0BEC5", "#B0BEC5", "#B0BEC5", "red", "#B0BEC5", "#B0BEC5", "#B0BEC5", "#B0BEC5", "#B0BEC5", "#B0BEC5", "#B0BEC5", "#B0BEC5", "#B0BEC5", "#B0BEC5"]]}], "label": "Topic 41", "method": "update"}, {"args": [{"marker.color": [["#B0BEC5", "#B0BEC5", "#B0BEC5", "#B0BEC5", "#B0BEC5", "#B0BEC5", "#B0BEC5", "#B0BEC5", "#B0BEC5", "#B0BEC5", "#B0BEC5", "#B0BEC5", "#B0BEC5", "#B0BEC5", "#B0BEC5", "#B0BEC5", "#B0BEC5", "#B0BEC5", "#B0BEC5", "#B0BEC5", "#B0BEC5", "#B0BEC5", "#B0BEC5", "#B0BEC5", "#B0BEC5", "#B0BEC5", "#B0BEC5", "#B0BEC5", "#B0BEC5", "#B0BEC5", "#B0BEC5", "#B0BEC5", "#B0BEC5", "#B0BEC5", "#B0BEC5", "#B0BEC5", "#B0BEC5", "#B0BEC5", "#B0BEC5", "#B0BEC5", "#B0BEC5", "#B0BEC5", "red", "#B0BEC5", "#B0BEC5", "#B0BEC5", "#B0BEC5", "#B0BEC5", "#B0BEC5", "#B0BEC5", "#B0BEC5", "#B0BEC5"]]}], "label": "Topic 42", "method": "update"}, {"args": [{"marker.color": [["#B0BEC5", "#B0BEC5", "#B0BEC5", "#B0BEC5", "#B0BEC5", "#B0BEC5", "#B0BEC5", "#B0BEC5", "#B0BEC5", "#B0BEC5", "#B0BEC5", "#B0BEC5", "#B0BEC5", "#B0BEC5", "#B0BEC5", "#B0BEC5", "#B0BEC5", "#B0BEC5", "#B0BEC5", "#B0BEC5", "#B0BEC5", "#B0BEC5", "#B0BEC5", "#B0BEC5", "#B0BEC5", "#B0BEC5", "#B0BEC5", "#B0BEC5", "#B0BEC5", "#B0BEC5", "#B0BEC5", "#B0BEC5", "#B0BEC5", "#B0BEC5", "#B0BEC5", "#B0BEC5", "#B0BEC5", "#B0BEC5", "#B0BEC5", "#B0BEC5", "#B0BEC5", "#B0BEC5", "#B0BEC5", "red", "#B0BEC5", "#B0BEC5", "#B0BEC5", "#B0BEC5", "#B0BEC5", "#B0BEC5", "#B0BEC5", "#B0BEC5"]]}], "label": "Topic 43", "method": "update"}, {"args": [{"marker.color": [["#B0BEC5", "#B0BEC5", "#B0BEC5", "#B0BEC5", "#B0BEC5", "#B0BEC5", "#B0BEC5", "#B0BEC5", "#B0BEC5", "#B0BEC5", "#B0BEC5", "#B0BEC5", "#B0BEC5", "#B0BEC5", "#B0BEC5", "#B0BEC5", "#B0BEC5", "#B0BEC5", "#B0BEC5", "#B0BEC5", "#B0BEC5", "#B0BEC5", "#B0BEC5", "#B0BEC5", "#B0BEC5", "#B0BEC5", "#B0BEC5", "#B0BEC5", "#B0BEC5", "#B0BEC5", "#B0BEC5", "#B0BEC5", "#B0BEC5", "#B0BEC5", "#B0BEC5", "#B0BEC5", "#B0BEC5", "#B0BEC5", "#B0BEC5", "#B0BEC5", "#B0BEC5", "#B0BEC5", "#B0BEC5", "#B0BEC5", "red", "#B0BEC5", "#B0BEC5", "#B0BEC5", "#B0BEC5", "#B0BEC5", "#B0BEC5", "#B0BEC5"]]}], "label": "Topic 44", "method": "update"}, {"args": [{"marker.color": [["#B0BEC5", "#B0BEC5", "#B0BEC5", "#B0BEC5", "#B0BEC5", "#B0BEC5", "#B0BEC5", "#B0BEC5", "#B0BEC5", "#B0BEC5", "#B0BEC5", "#B0BEC5", "#B0BEC5", "#B0BEC5", "#B0BEC5", "#B0BEC5", "#B0BEC5", "#B0BEC5", "#B0BEC5", "#B0BEC5", "#B0BEC5", "#B0BEC5", "#B0BEC5", "#B0BEC5", "#B0BEC5", "#B0BEC5", "#B0BEC5", "#B0BEC5", "#B0BEC5", "#B0BEC5", "#B0BEC5", "#B0BEC5", "#B0BEC5", "#B0BEC5", "#B0BEC5", "#B0BEC5", "#B0BEC5", "#B0BEC5", "#B0BEC5", "#B0BEC5", "#B0BEC5", "#B0BEC5", "#B0BEC5", "#B0BEC5", "#B0BEC5", "red", "#B0BEC5", "#B0BEC5", "#B0BEC5", "#B0BEC5", "#B0BEC5", "#B0BEC5"]]}], "label": "Topic 45", "method": "update"}, {"args": [{"marker.color": [["#B0BEC5", "#B0BEC5", "#B0BEC5", "#B0BEC5", "#B0BEC5", "#B0BEC5", "#B0BEC5", "#B0BEC5", "#B0BEC5", "#B0BEC5", "#B0BEC5", "#B0BEC5", "#B0BEC5", "#B0BEC5", "#B0BEC5", "#B0BEC5", "#B0BEC5", "#B0BEC5", "#B0BEC5", "#B0BEC5", "#B0BEC5", "#B0BEC5", "#B0BEC5", "#B0BEC5", "#B0BEC5", "#B0BEC5", "#B0BEC5", "#B0BEC5", "#B0BEC5", "#B0BEC5", "#B0BEC5", "#B0BEC5", "#B0BEC5", "#B0BEC5", "#B0BEC5", "#B0BEC5", "#B0BEC5", "#B0BEC5", "#B0BEC5", "#B0BEC5", "#B0BEC5", "#B0BEC5", "#B0BEC5", "#B0BEC5", "#B0BEC5", "#B0BEC5", "red", "#B0BEC5", "#B0BEC5", "#B0BEC5", "#B0BEC5", "#B0BEC5"]]}], "label": "Topic 46", "method": "update"}, {"args": [{"marker.color": [["#B0BEC5", "#B0BEC5", "#B0BEC5", "#B0BEC5", "#B0BEC5", "#B0BEC5", "#B0BEC5", "#B0BEC5", "#B0BEC5", "#B0BEC5", "#B0BEC5", "#B0BEC5", "#B0BEC5", "#B0BEC5", "#B0BEC5", "#B0BEC5", "#B0BEC5", "#B0BEC5", "#B0BEC5", "#B0BEC5", "#B0BEC5", "#B0BEC5", "#B0BEC5", "#B0BEC5", "#B0BEC5", "#B0BEC5", "#B0BEC5", "#B0BEC5", "#B0BEC5", "#B0BEC5", "#B0BEC5", "#B0BEC5", "#B0BEC5", "#B0BEC5", "#B0BEC5", "#B0BEC5", "#B0BEC5", "#B0BEC5", "#B0BEC5", "#B0BEC5", "#B0BEC5", "#B0BEC5", "#B0BEC5", "#B0BEC5", "#B0BEC5", "#B0BEC5", "#B0BEC5", "red", "#B0BEC5", "#B0BEC5", "#B0BEC5", "#B0BEC5"]]}], "label": "Topic 47", "method": "update"}, {"args": [{"marker.color": [["#B0BEC5", "#B0BEC5", "#B0BEC5", "#B0BEC5", "#B0BEC5", "#B0BEC5", "#B0BEC5", "#B0BEC5", "#B0BEC5", "#B0BEC5", "#B0BEC5", "#B0BEC5", "#B0BEC5", "#B0BEC5", "#B0BEC5", "#B0BEC5", "#B0BEC5", "#B0BEC5", "#B0BEC5", "#B0BEC5", "#B0BEC5", "#B0BEC5", "#B0BEC5", "#B0BEC5", "#B0BEC5", "#B0BEC5", "#B0BEC5", "#B0BEC5", "#B0BEC5", "#B0BEC5", "#B0BEC5", "#B0BEC5", "#B0BEC5", "#B0BEC5", "#B0BEC5", "#B0BEC5", "#B0BEC5", "#B0BEC5", "#B0BEC5", "#B0BEC5", "#B0BEC5", "#B0BEC5", "#B0BEC5", "#B0BEC5", "#B0BEC5", "#B0BEC5", "#B0BEC5", "#B0BEC5", "red", "#B0BEC5", "#B0BEC5", "#B0BEC5"]]}], "label": "Topic 48", "method": "update"}, {"args": [{"marker.color": [["#B0BEC5", "#B0BEC5", "#B0BEC5", "#B0BEC5", "#B0BEC5", "#B0BEC5", "#B0BEC5", "#B0BEC5", "#B0BEC5", "#B0BEC5", "#B0BEC5", "#B0BEC5", "#B0BEC5", "#B0BEC5", "#B0BEC5", "#B0BEC5", "#B0BEC5", "#B0BEC5", "#B0BEC5", "#B0BEC5", "#B0BEC5", "#B0BEC5", "#B0BEC5", "#B0BEC5", "#B0BEC5", "#B0BEC5", "#B0BEC5", "#B0BEC5", "#B0BEC5", "#B0BEC5", "#B0BEC5", "#B0BEC5", "#B0BEC5", "#B0BEC5", "#B0BEC5", "#B0BEC5", "#B0BEC5", "#B0BEC5", "#B0BEC5", "#B0BEC5", "#B0BEC5", "#B0BEC5", "#B0BEC5", "#B0BEC5", "#B0BEC5", "#B0BEC5", "#B0BEC5", "#B0BEC5", "#B0BEC5", "red", "#B0BEC5", "#B0BEC5"]]}], "label": "Topic 49", "method": "update"}, {"args": [{"marker.color": [["#B0BEC5", "#B0BEC5", "#B0BEC5", "#B0BEC5", "#B0BEC5", "#B0BEC5", "#B0BEC5", "#B0BEC5", "#B0BEC5", "#B0BEC5", "#B0BEC5", "#B0BEC5", "#B0BEC5", "#B0BEC5", "#B0BEC5", "#B0BEC5", "#B0BEC5", "#B0BEC5", "#B0BEC5", "#B0BEC5", "#B0BEC5", "#B0BEC5", "#B0BEC5", "#B0BEC5", "#B0BEC5", "#B0BEC5", "#B0BEC5", "#B0BEC5", "#B0BEC5", "#B0BEC5", "#B0BEC5", "#B0BEC5", "#B0BEC5", "#B0BEC5", "#B0BEC5", "#B0BEC5", "#B0BEC5", "#B0BEC5", "#B0BEC5", "#B0BEC5", "#B0BEC5", "#B0BEC5", "#B0BEC5", "#B0BEC5", "#B0BEC5", "#B0BEC5", "#B0BEC5", "#B0BEC5", "#B0BEC5", "#B0BEC5", "red", "#B0BEC5"]]}], "label": "Topic 50", "method": "update"}, {"args": [{"marker.color": [["#B0BEC5", "#B0BEC5", "#B0BEC5", "#B0BEC5", "#B0BEC5", "#B0BEC5", "#B0BEC5", "#B0BEC5", "#B0BEC5", "#B0BEC5", "#B0BEC5", "#B0BEC5", "#B0BEC5", "#B0BEC5", "#B0BEC5", "#B0BEC5", "#B0BEC5", "#B0BEC5", "#B0BEC5", "#B0BEC5", "#B0BEC5", "#B0BEC5", "#B0BEC5", "#B0BEC5", "#B0BEC5", "#B0BEC5", "#B0BEC5", "#B0BEC5", "#B0BEC5", "#B0BEC5", "#B0BEC5", "#B0BEC5", "#B0BEC5", "#B0BEC5", "#B0BEC5", "#B0BEC5", "#B0BEC5", "#B0BEC5", "#B0BEC5", "#B0BEC5", "#B0BEC5", "#B0BEC5", "#B0BEC5", "#B0BEC5", "#B0BEC5", "#B0BEC5", "#B0BEC5", "#B0BEC5", "#B0BEC5", "#B0BEC5", "#B0BEC5", "red"]]}], "label": "Topic 51", "method": "update"}]}], "title": {"font": {"color": "Black", "size": 22}, "text": "<b>Intertopic Distance Map", "x": 0.5, "xanchor": "center", "y": 0.95, "yanchor": "top"}, "width": 650, "xaxis": {"anchor": "y", "domain": [0, 1], "range": [-6.951, 22.52], "title": {"text": ""}, "visible": false}, "yaxis": {"anchor": "x", "domain": [0, 1], "range": [-7.073, 18.61], "title": {"text": ""}, "visible": false}}}
